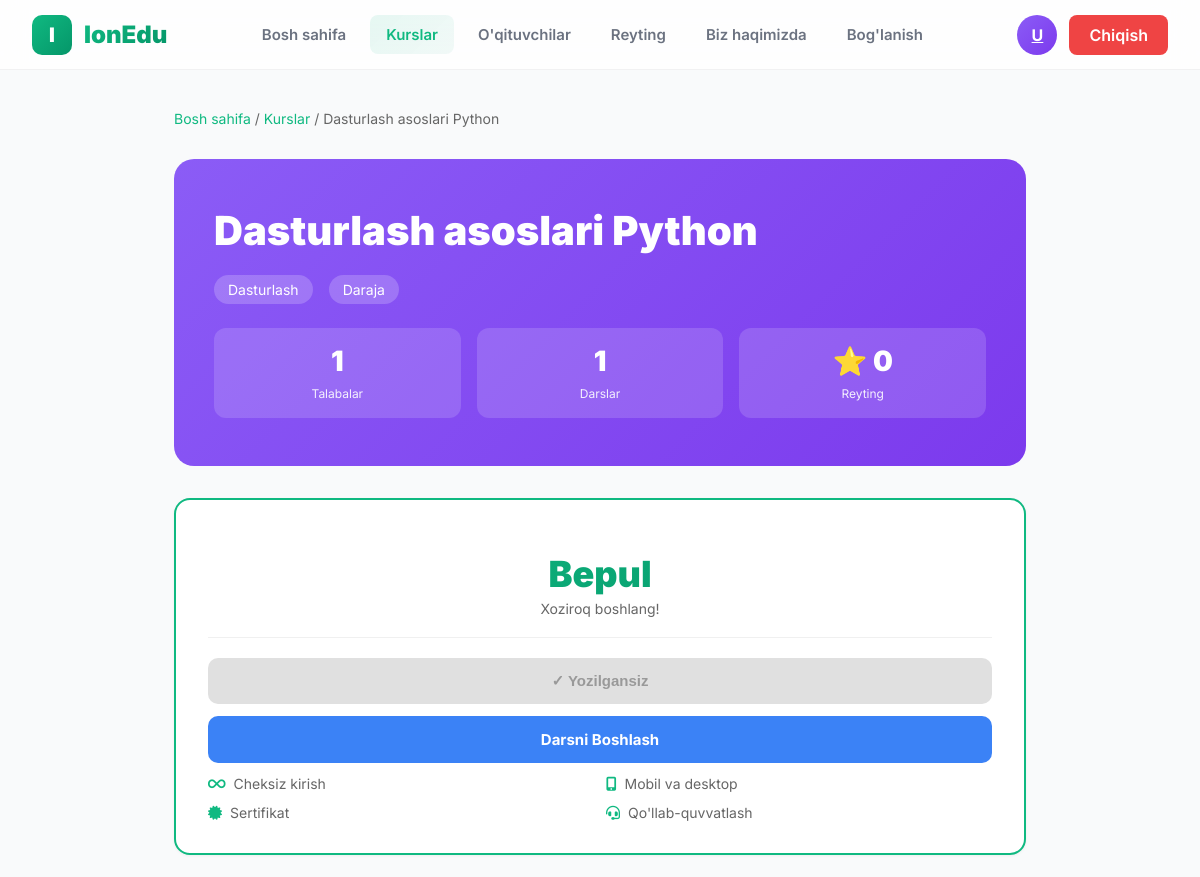
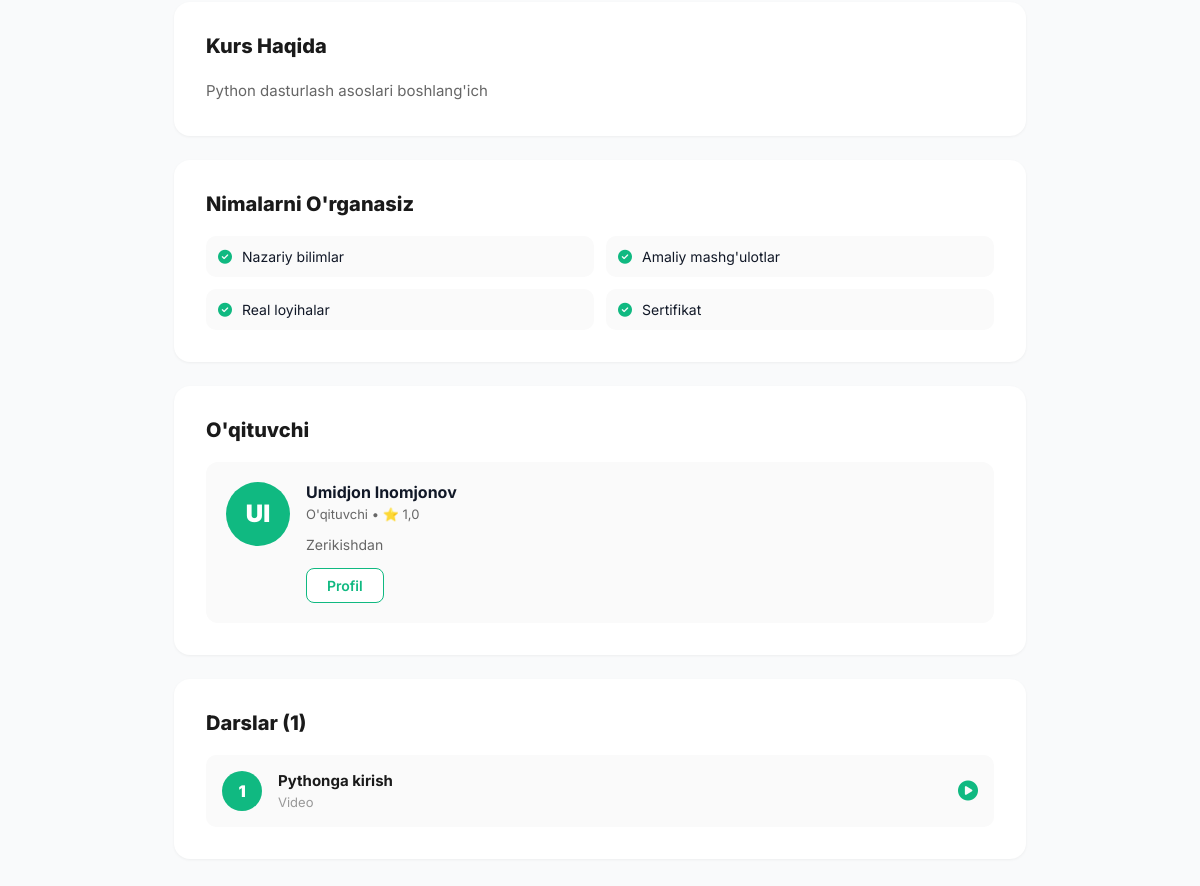
Page /courses/1/ (signed in) on the committed database (2 pictures, top to bottom).
### front/models.py (models this page shows, shortened)
class CustomUser(AbstractUser):
    user_type = models.CharField(max_length=10, choices=UserType.choices, default=UserType.STUDENT)
    bio = models.TextField(blank=True, null=True)
    profile_picture = models.ImageField(upload_to='profile_pics/', blank=True, null=True)
    date_of_birth = models.DateField(blank=True, null=True)
    telegram_username = models.CharField(max_length=50, blank=True, null=True)
    phone_number = models.CharField(max_length=20, blank=True, null=True)
    coins = models.PositiveIntegerField(default=0)
    stars = models.PositiveSmallIntegerField(default=0)
    level = models.CharField(max_length=15, choices=UserLevel.choices, default=UserLevel.BEGINNER)
    rating = models.FloatField(default=0.0, validators=[MinValueValidator(0.0), MaxValueValidator(5.0)])
    total_ratings = models.PositiveIntegerField(default=0)
    specialization = models.CharField(max_length=255, blank=True, null=True)
    experience_years = models.PositiveIntegerField(default=0)
    created_at = models.DateTimeField(auto_now_add=True)
    class Meta:
        indexes = [
            models.Index(fields=["user_type"]),
            models.Index(fields=["level"]),
            models.Index(fields=["rating"])
        ]
        verbose_name = "Foydalanuvchi"
        verbose_name_plural = "Foydalanuvchilar"

class Course(models.Model):
    TYPE_OPEN = 'open'
    TYPE_CLOSED = 'closed'
    TYPE_CHOICES = [(TYPE_OPEN, 'Open'), (TYPE_CLOSED, 'Closed')]
    background_image = models.ImageField(upload_to='course_backgrounds/', blank=True, null=True)
    title = models.CharField(max_length=255)
    subject = models.CharField(max_length=255, null=True, blank=True)
    grade = models.CharField(max_length=50, null=True, blank=True)
    description = models.TextField(blank=True)
    type = models.CharField(max_length=10, choices=TYPE_CHOICES, default=TYPE_OPEN)
    category = models.ForeignKey(CourseCategory, on_delete=models.SET_NULL, null=True, blank=True, related_name='courses')
    teacher = models.ForeignKey(CustomUser, on_delete=models.CASCADE, related_name='courses')
    created_at = models.DateTimeField(auto_now_add=True)
    updated_at = models.DateTimeField(auto_now=True)
    class Meta:
        ordering = ['-created_at']
        indexes = [models.Index(fields=['teacher']), models.Index(fields=['type'])]
        verbose_name = "Kurs"
        verbose_name_plural = "Kurslar"

class CourseCategory(models.Model):
    name = models.CharField(max_length=255, unique=True)
    description = models.TextField(blank=True, null=True)
    class Meta:
        verbose_name = "Kurs toifasi"
        verbose_name_plural = "Kurs toifalari"

class Lesson(models.Model):
    course = models.ForeignKey(Course, on_delete=models.CASCADE, related_name='lessons')
    order = models.PositiveIntegerField(default=0, help_text='Order of lesson inside the course')
    title = models.CharField(max_length=255)
    content = models.TextField(blank=True)
    video_url = models.URLField(blank=True, null=True)
    presentation_file = models.FileField(upload_to='lesson_presentations/', blank=True, null=True)
    created_at = models.DateTimeField(auto_now_add=True)
    updated_at = models.DateTimeField(auto_now=True)
    class Meta:
        ordering = ['order']
        unique_together = (('course', 'order'),)
        verbose_name = "Dars"
        verbose_name_plural = "Darslar"

### front/views.py (the view)
# urls.py: path('courses/<int:course_id>/', views.course_detail, name='course_detail'),
@login_required(login_url='student:login')
def course_detail(request, course_id):
    course = get_object_or_404(Course, id=course_id, type=Course.TYPE_OPEN)
    lessons = Lesson.objects.filter(course=course).order_by('order')
    is_enrolled = CourseStudent.objects.filter(user=request.user, course=course).exists()
    students_count = CourseStudent.objects.filter(course=course).count()
    lessons_count = lessons.count()
    try:
        from .models import Review
        reviews = Review.objects.filter(course=course).select_related('user').order_by('-created_at')[:5]
    except:
        reviews = []
    context = {
        'course': course,
        'lessons': lessons,
        'is_enrolled': is_enrolled,
        'students_count': students_count,
        'lessons_count': lessons_count,
        'reviews': reviews,
    }
    return render(request, 'student/course_detail.html', context)

### templates/student/course_detail.html (shortened to what this page needs)
{% extends 'student/base.html' %}
{% block content %}
<div class="page">
    <div class="breadcrumb">
        <a href="{% url 'student:home' %}">Bosh sahifa</a> /
        <a href="{% url 'student:courses' %}">Kurslar</a> /
        {{ course.title }}
    </div>
    <div class="hero">
        <h1 class="hero-title">{{ course.title }}</h1>
        <div class="hero-meta">
            <div class="meta-item">{{ course.category.name|default:"Kurs" }}</div>
            <div class="meta-item">{{ course.get_level_display|default:"Daraja" }}</div>
        </div>
        <div class="hero-stats">
            <div class="stat">
                <span class="stat-num">{{ students_count|default:0 }}</span>
                <span class="stat-label">Talabalar</span>
            </div>
            <div class="stat">
                <span class="stat-num">{{ lessons_count|default:0 }}</span>
                <span class="stat-label">Darslar</span>
            </div>
            <div class="stat">
                <span class="stat-num">⭐ {{ course.rating|floatformat:1|default:0 }}</span>
                <span class="stat-label">Reyting</span>
            </div>
        </div>
    </div>
    <div class="content">
        <div class="card enroll-card">
            <div class="price-box">
                {% if course.price > 0 %}
                <div class="price">{{ course.price|floatformat:0 }} so'm</div>
                <div class="price-label">Kurs narxi</div>
                {% else %}
                <div class="price">Bepul</div>
                <div class="price-label">Xoziroq boshlang!</div>
                {% endif %}
            </div>
            {% if is_enrolled %}
            <button class="btn btn-disabled" disabled>✓ Yozilgansiz</button>
            {% if lessons %}
            <a href="{% url 'student:lesson_detail' lessons.0.id %}" class="btn btn-secondary">
                Darsni Boshlash
            </a>
            {% endif %}
            {% else %}
            <form method="post" action="{% url 'student:course_enroll' course.id %}">
                {% csrf_token %}
                <button type="submit" class="btn">Kursga Yozilish</button>
            </form>
            {% endif %}
            <div class="features">
                <div class="feature">
                    <i class="fas fa-infinity"></i>
                    Cheksiz kirish
                </div>
                <div class="feature">
                    <i class="fas fa-mobile-alt"></i>
                    Mobil va desktop
                </div>
                <div class="feature">
                    <i class="fas fa-certificate"></i>
                    Sertifikat
                </div>
                <div class="feature">
                    <i class="fas fa-headset"></i>
                    Qo'llab-quvvatlash
                </div>
            </div>
        </div>
        <div class="card">
            <h2 class="card-title">Kurs Haqida</h2>
            <p class="desc">
                {{ course.description|default:"Bu kurs orqali siz professional bilim va ko'nikmalarga ega bo'lasiz." }}
            </p>
        </div>
        <div class="card">
            <h2 class="card-title">Nimalarni O'rganasiz</h2>
            <div class="learn-grid">
                <div class="learn-item">
                    <i class="fas fa-check-circle"></i>
                    <span>Nazariy bilimlar</span>
                </div>
                <div class="learn-item">
                    <i class="fas fa-check-circle"></i>
                    <span>Amaliy mashg'ulotlar</span>
                </div>
                <div class="learn-item">
                    <i class="fas fa-check-circle"></i>
                    <span>Real loyihalar</span>
                </div>
                <div class="learn-item">
                    <i class="fas fa-check-circle"></i>
                    <span>Sertifikat</span>
                </div>
            </div>
        </div>
        <div class="card">
            <h2 class="card-title">O'qituvchi</h2>
            <div class="teacher">
                <div class="teacher-avatar">
                    {{ course.teacher.first_name.0|upper }}{{ course.teacher.last_name.0|upper|default:'' }}
                </div>
                <div style="flex: 1;">
                    <div class="teacher-name">{{ course.teacher.get_full_name }}</div>
                    <div class="teacher-meta">
                        {{ course.teacher.specialization|default:"O'qituvchi" }} •
                        ⭐ {{ course.teacher.rating|floatformat:1|default:0 }}
                    </div>
                    {% if course.teacher.bio %}
                    <p class="teacher-bio">{{ course.teacher.bio }}</p>
                    {% endif %}
                    <a href="{% url 'student:teacher_detail' course.teacher.id %}" class="btn-teacher">
                        Profil
                    </a>
                </div>
            </div>
        </div>
        <div class="card">
            <h2 class="card-title">Darslar ({{ lessons_count|default:0 }})</h2>
            {% if lessons %}
            <div class="lessons">
                {% for lesson in lessons %}
                <div class="lesson">
                    <div class="lesson-main">
                        <div class="lesson-num">{{ forloop.counter }}</div>
                        <div>
                            <div class="lesson-title"><a href="{% url 'student:lesson_detail' lesson.id %}" style="text-decoration: none; color: #1a1a1a;">{{ lesson.title }}</a></div>
                            <div class="lesson-meta">
                                {% if lesson.video_url %}Video{% else %}Matn{% endif %}
                            </div>
                        </div>
                    </div>
                    {% if is_enrolled %}
                    <i class="fas fa-play-circle lesson-icon unlocked"></i>
                    {% else %}
                    <i class="fas fa-lock lesson-icon"></i>
                    {% endif %}
                </div>
                {% endfor %}
            </div>
            {% else %}
            <div class="empty">
                <i class="fas fa-book-open"></i>
                <p>Darslar hali yuklanmagan</p>
            </div>
            {% endif %}
        </div>
    </div>
</div>
{% endblock %}

### templates/student/base.html (shortened to what this page needs)
{% load static %}
<!DOCTYPE html>
<html lang="uz">
<head>
    <link rel="stylesheet" href="https://cdnjs.cloudflare.com/ajax/libs/font-awesome/6.5.1/css/all.min.css">
</head>
<body>
    <nav class="navbar">
        <div class="nav-container">
            <a href="{% url 'student:home' %}" class="logo">
                <div class="logo-icon">I</div>
                <span class="logo-text">IonEdu</span>
            </a>
            <div class="nav-links" id="navLinks">
                <a href="{% url 'student:home' %}" class="nav-link {% if request.resolver_match.url_name == 'home' %}active{% endif %}">
                    Bosh sahifa
                </a>
                <a href="{% url 'student:courses' %}" class="nav-link {% if 'courses' in request.path %}active{% endif %}">
                    Kurslar
                </a>
                <a href="{% url 'student:teachers' %}" class="nav-link {% if 'teachers' in request.path %}active{% endif %}">
                    O'qituvchilar
                </a>
                <a href="{% url 'student:rating' %}" class="nav-link {% if request.resolver_match.url_name == 'rating' %}active{% endif %}">
                    Reyting
                </a>
                <a href="{% url 'student:about' %}" class="nav-link {% if request.resolver_match.url_name == 'about' %}active{% endif %}">
                    Biz haqimizda
                </a>
                <a href="{% url 'student:contact' %}" class="nav-link {% if request.resolver_match.url_name == 'contact' %}active{% endif %}">
                    Bog'lanish
                </a>
            </div>
            <div class="nav-user">
                {% if user.is_authenticated %}
                    <a href="{% url 'student:profile' %}" class="user-avatar">
                        {{ user.first_name.0|upper|default:'U' }}
                    </a>
                    <a href="{% url 'student:logout' %}" class="user-btn" style="background: #ef4444;">
                        Chiqish
                    </a>
                {% else %}
                    <a href="{% url 'student:login' %}" class="user-btn">
                        Kirish
                    </a>
                {% endif %}
            </div>
        </div>
    </nav>
    <main class="main-content">
        {% block content %}{% endblock %}
    </main>
</body>
</html>

### templates/student/base.html (style rules this page uses)
* { margin: 0; padding: 0; box-sizing: border-box; }
:root { --primary: #10b981; --primary-dark: #059669; --gray-50: #f9fafb; --gray-100: #f3f4f6; --gray-900: #111827; }
body { font-family: 'Inter', sans-serif; background: var(--gray-50); color: var(--gray-900); }
.navbar { position: fixed; top: 0; left: 0; right: 0; height: 70px; background: rgba(255, 255, 255, 0.8); backdrop-filter: blur(20px); border-bottom: 1px solid rgba(0, 0, 0, 0.05); z-index: 1000; }
.nav-container { max-width: 1400px; margin: 0 auto; height: 100%; padding: 0 32px; display: flex; align-items: center; justify-content: space-between; }
.logo { display: flex; align-items: center; gap: 12px; text-decoration: none; }
.logo-icon { width: 40px; height: 40px; background: linear-gradient(135deg, var(--primary), var(--primary-dark)); border-radius: 10px; display: flex; align-items: center; justify-content: center; color: white; font-weight: 900; font-size: 20px; }
.logo-text { font-size: 24px; font-weight: 900; background: linear-gradient(135deg, var(--primary), var(--primary-dark)); -webkit-background-clip: text; -webkit-text-fill-color: transparent; }
.nav-links { display: flex; gap: 8px; }
.nav-link { padding: 10px 16px; color: #6b7280; text-decoration: none; font-weight: 600; border-radius: 8px; transition: all 0.2s; font-size: 15px; }
.nav-link.active { background: linear-gradient(135deg, rgba(16, 185, 129, 0.1), rgba(5, 150, 105, 0.05)); color: var(--primary); }
.nav-user { display: flex; align-items: center; gap: 12px; }
.user-btn { padding: 10px 20px; background: linear-gradient(135deg, var(--primary), var(--primary-dark)); color: white; border: none; border-radius: 8px; font-weight: 600; cursor: pointer; text-decoration: none; transition: all 0.2s; }
.user-avatar { width: 40px; height: 40px; background: linear-gradient(135deg, #8b5cf6, #7c3aed); border-radius: 50%; display: flex; align-items: center; justify-content: center; color: white; font-weight: 700; cursor: pointer; }
.main-content { padding-top: 70px; min-height: 100vh; }

### rows in the picture
CustomUser: first_name.0 "U"
Course: title "Dasturlash asoslari Python", category.name "Dasturlash", description "Python dasturlash asoslari boshlang'ich", teacher.first_name.0 "U", teacher.last_name.0 "I", teacher.get_full_name "Umidjon Inomjonov", teacher.specialization "O'qituvchi", teacher.rating "1,0", teacher.bio "Zerikishdan"
Lesson: title "Pythonga kirish", shows "Video"

### other values in the picture
{{ course.get_level_display|default:"Daraja" }} "Daraja"
{{ students_count|default:0 }} "1"
{{ lessons_count|default:0 }} "1"
{{ course.rating|floatformat:1|default:0 }} "0"
